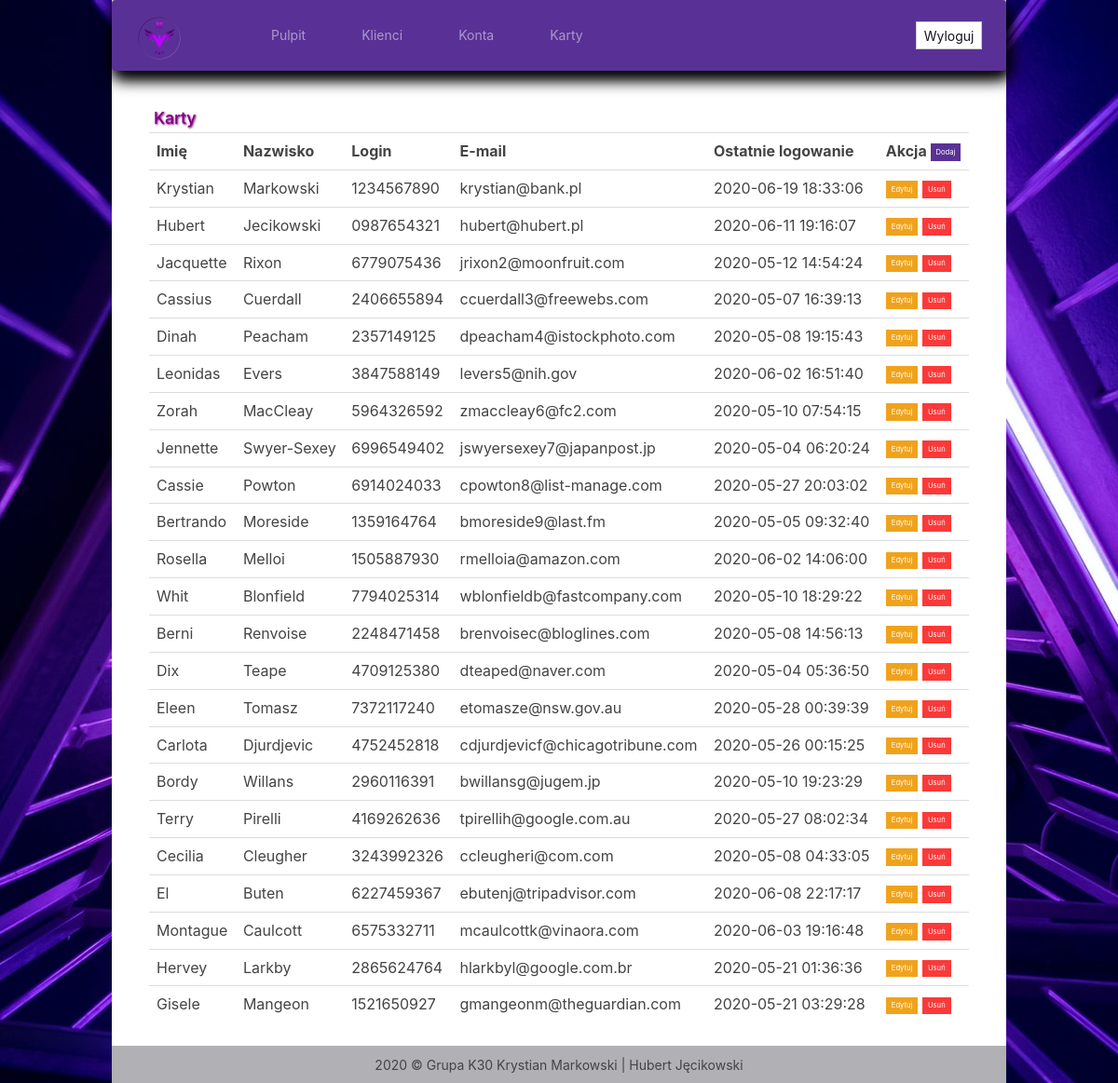
The page /customers.php (signed in) on the database its author committed.
### tables this page shows
CREATE TABLE `customer` (
  `id` int(11) NOT NULL,
  `name` text NOT NULL,
  `surname` text NOT NULL,
  `username` text NOT NULL,
  `email` text NOT NULL,
  `password` text NOT NULL,
  `last_login` timestamp NOT NULL DEFAULT current_timestamp() ON UPDATE current_timestamp()
);

### customers.php (the view, shortened to what this page needs)
<html lang="PL">
<body>
    <div id="page-container">
        <div id="content-wrap">
            <nav class="navbar navbar-expand-lg navbar-dark bg-primary">
                <a class="navbar-brand" href="logged.php"><img src="logo.png" height="50px" width="50px" alt="logo"></a>
                <div class="collapse navbar-collapse" id="navbarColor01">
                  <ul class="navbar-nav mr-auto">
                    <li class="nav-item">
                      <a class="nav-link" href="./logged_employee.php">Pulpit</a>
                    </li>
                    <li class="nav-item">
                      <a class="nav-link" href="./customers.php">Klienci</a>
                    </li>
                    <li class="nav-item">
                      <a class="nav-link" href="./accounts.php">Konta</a>
                    </li>
                    <li class="nav-item">
                      <a class="nav-link" href="./cards.php">Karty</a>
                    </li>
                  </ul>
                  <a href="./logout.php" class="btn btn-secondary">Wyloguj</a>
                </div>
			</nav>
				<div class="main-container">
			<?php
                require_once "connect.php";
                $customer_list = $polaczenie->query("SELECT * FROM customer");
                ?>
				<h2>Karty</h2>
				<table class="table table-hover">
					<tr>
						<th>Imię</th>
						<th>Nazwisko</th>
						<th>Login</th>
						<th>E-mail</th>
						<th>Ostatnie logowanie</th>
                        <th>Akcja <a href="./customers.php?do=1" class="btn btn-primary btn-sm">Dodaj</a></th>
					</tr>
			<?php
				while($cl = $customer_list->fetch_assoc())
				{
					echo '<tr>
					<td>'.$cl['name'].'</td>
					<td>'.$cl['surname'].'</td>
					<td>'.$cl['username'].'</td>
					<td>'.$cl['email'].'</td>
                    <td>'.$cl['last_login'].'</td>
                    <td><a href="./customers.php?do=2&id='.$cl['id'].'" class = "btn btn-warning btn-sm">Edytuj</a>
					<a href="./customers.php?do=3&id='.$cl['id'].'" class = "btn btn-danger btn-sm">Usuń</a></td>
					</tr>
					';
				}
			?>
				</table>
				</div>
      </div>
</body>
</html>

### rows shown on the page
customer: name "Krystian", surname "Markowski", username "1234567890", email "krystian@bank.pl", last_login "2020-06-19 18:33:06"
customer: name "Hubert", surname "Jecikowski", username "0987654321", email "hubert@hubert.pl", last_login "2020-06-11 19:16:07"
customer: name "Jacquette", surname "Rixon", username "6779075436", email "jrixon2@moonfruit.com", last_login "2020-05-12 14:54:24"
customer: name "Cassius", surname "Cuerdall", username "2406655894", email "ccuerdall3@freewebs.com", last_login "2020-05-07 16:39:13"
customer: name "Dinah", surname "Peacham", username "2357149125", email "dpeacham4@istockphoto.com", last_login "2020-05-08 19:15:43"
customer: name "Leonidas", surname "Evers", username "3847588149", email "levers5@nih.gov", last_login "2020-06-02 16:51:40"
customer: name "Zorah", surname "MacCleay", username "5964326592", email "zmaccleay6@fc2.com", last_login "2020-05-10 07:54:15"
customer: name "Jennette", surname "Swyer-Sexey", username "6996549402", email "jswyersexey7@japanpost.jp", last_login "2020-05-04 06:20:24"
customer: name "Cassie", surname "Powton", username "6914024033", email "cpowton8@list-manage.com", last_login "2020-05-27 20:03:02"
customer: name "Bertrando", surname "Moreside", username "1359164764", email "bmoreside9@last.fm", last_login "2020-05-05 09:32:40"
customer: name "Rosella", surname "Melloi", username "1505887930", email "rmelloia@amazon.com", last_login "2020-06-02 14:06:00"
customer: name "Whit", surname "Blonfield", username "7794025314", email "wblonfieldb@fastcompany.com", last_login "2020-05-10 18:29:22"
customer: name "Berni", surname "Renvoise", username "2248471458", email "brenvoisec@bloglines.com", last_login "2020-05-08 14:56:13"
customer: name "Dix", surname "Teape", username "4709125380", email "dteaped@naver.com", last_login "2020-05-04 05:36:50"
customer: name "Eleen", surname "Tomasz", username "7372117240", email "etomasze@nsw.gov.au", last_login "2020-05-28 00:39:39"
customer: name "Carlota", surname "Djurdjevic", username "4752452818", email "cdjurdjevicf@chicagotribune.com", last_login "2020-05-26 00:15:25"
customer: name "Bordy", surname "Willans", username "2960116391", email "bwillansg@jugem.jp", last_login "2020-05-10 19:23:29"
customer: name "Terry", surname "Pirelli", username "4169262636", email "tpirellih@google.com.au", last_login "2020-05-27 08:02:34"
customer: name "Cecilia", surname "Cleugher", username "3243992326", email "ccleugheri@com.com", last_login "2020-05-08 04:33:05"
customer: name "El", surname "Buten", username "6227459367", email "ebutenj@tripadvisor.com", last_login "2020-06-08 22:17:17"
customer: name "Montague", surname "Caulcott", username "6575332711", email "mcaulcottk@vinaora.com", last_login "2020-06-03 19:16:48"
customer: name "Hervey", surname "Larkby", username "2865624764", email "hlarkbyl@google.com.br", last_login "2020-05-21 01:36:36"
customer: name "Gisele", surname "Mangeon", username "1521650927", email "gmangeonm@theguardian.com", last_login "2020-05-21 03:29:28"
